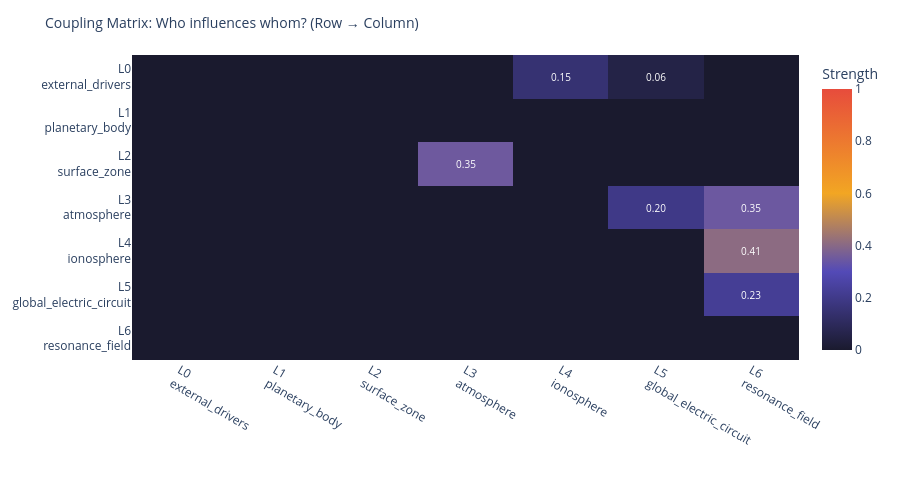

Here is the notebook cell this chart was saved with:
### Code cell
# ============================================================
# COUPLING MATRIX – Heatmap
# ============================================================
all_layers = list(LAYER_NAMES.values())
matrix = np.zeros((7, 7))
for c in couplings:
    i = all_layers.index(c['from'])
    j = all_layers.index(c['to'])
    matrix[i, j] = c['strength']

labels_short = [n.replace('_', '<br>', 1) for n in all_layers]

fig = go.Figure(go.Heatmap(
    z=matrix, x=labels_short, y=labels_short,
    colorscale=[[0, '#1a1a2e'], [0.3, '#534AB7'], [0.6, '#F2A623'], [1.0, '#e74c3c']],
    zmin=0, zmax=1,
    text=[[f'{v:.2f}' if v > 0 else '' for v in row] for row in matrix],
    texttemplate='%{text}',
    textfont=dict(size=10, color='white'),
    colorbar=dict(title='Strength')
))

fig.update_layout(
    title=dict(text='Coupling Matrix: Who influences whom? (Row → Column)', font=dict(size=14)),
    height=480, plot_bgcolor='#1a1a2e', paper_bgcolor='rgba(0,0,0,0)',
    margin=dict(l=120, r=80, t=55, b=120),
    xaxis=dict(side='bottom', tickangle=30),
    yaxis=dict(autorange='reversed')
)
fig.show()

### Figure 1 — Plotly figure (JSON) as saved in the notebook; plotly's stock layout.template omitted (floating-point values rounded to 4 significant figures)
{"data": [{"colorbar": {"title": {"text": "Strength"}}, "colorscale": [[0, "#1a1a2e"], [0.3, "#534AB7"], [0.6, "#F2A623"], [1.0, "#e74c3c"]], "text": [["", "", "", "", "0.15", "0.06", ""], ["", "", "", "", "", "", ""], ["", "", "", "0.35", "", "", ""], ["", "", "", "", "", "0.20", "0.35"], ["", "", "", "", "", "", "0.41"], ["", "", "", "", "", "", "0.23"], ["", "", "", "", "", "", ""]], "textfont": {"color": "white", "size": 10}, "texttemplate": "%{text}", "type": "heatmap", "x": ["L0<br>external_drivers", "L1<br>planetary_body", "L2<br>surface_zone", "L3<br>atmosphere", "L4<br>ionosphere", "L5<br>global_electric_circuit", "L6<br>resonance_field"], "y": ["L0<br>external_drivers", "L1<br>planetary_body", "L2<br>surface_zone", "L3<br>atmosphere", "L4<br>ionosphere", "L5<br>global_electric_circuit", "L6<br>resonance_field"], "z": [[0.0, 0.0, 0.0, 0.0, 0.148, 0.055, 0.0], [0.0, 0.0, 0.0, 0.0, 0.0, 0.0, 0.0], [0.0, 0.0, 0.0, 0.35, 0.0, 0.0, 0.0], [0.0, 0.0, 0.0, 0.0, 0.0, 0.195, 0.347], [0.0, 0.0, 0.0, 0.0, 0.0, 0.0, 0.408], [0.0, 0.0, 0.0, 0.0, 0.0, 0.0, 0.225], [0.0, 0.0, 0.0, 0.0, 0.0, 0.0, 0.0]], "zmax": 1, "zmin": 0}], "layout": {"height": 480, "margin": {"b": 120, "l": 120, "r": 80, "t": 55}, "paper_bgcolor": "rgba(0,0,0,0)", "plot_bgcolor": "#1a1a2e", "title": {"font": {"size": 14}, "text": "Coupling Matrix: Who influences whom? (Row → Column)"}, "xaxis": {"side": "bottom", "tickangle": 30}, "yaxis": {"autorange": "reversed"}}}
